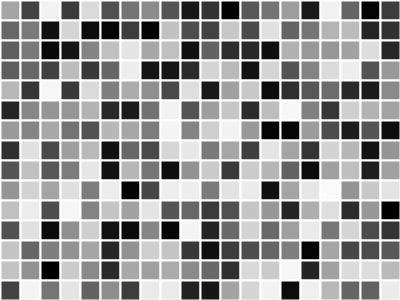
Frame 1 (no input)
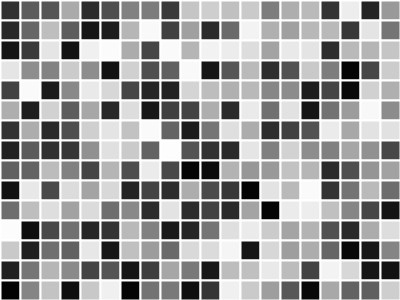
Frame 60 (the mouse pressed at the canvas centre just before this capture)
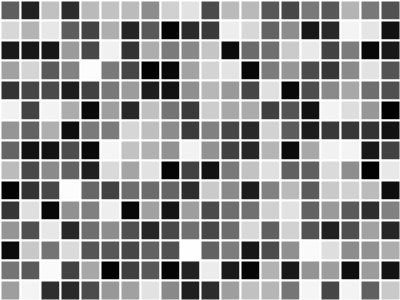
Frame 120 (the mouse held since frame 60 and released just before this capture)

The Processing sketch that drew these frames (run headless with seeded random() and noise(); from frame 60 on, the mouse is pressed at the canvas centre):

// Processing sketch: sketch_160729n
// ── sketch_160729n.pde

void setup() {
  size(400, 300);
}

void draw() {

  background(0);  
  strokeWeight(2);
  stroke(255);

  for(int y = 0; y < height; y = y + 20){
    for (int x = 0; x < width; x = x + 20) {
      fill(random(255));
      rect(x, y, 20, 20);
    }
  }

}
